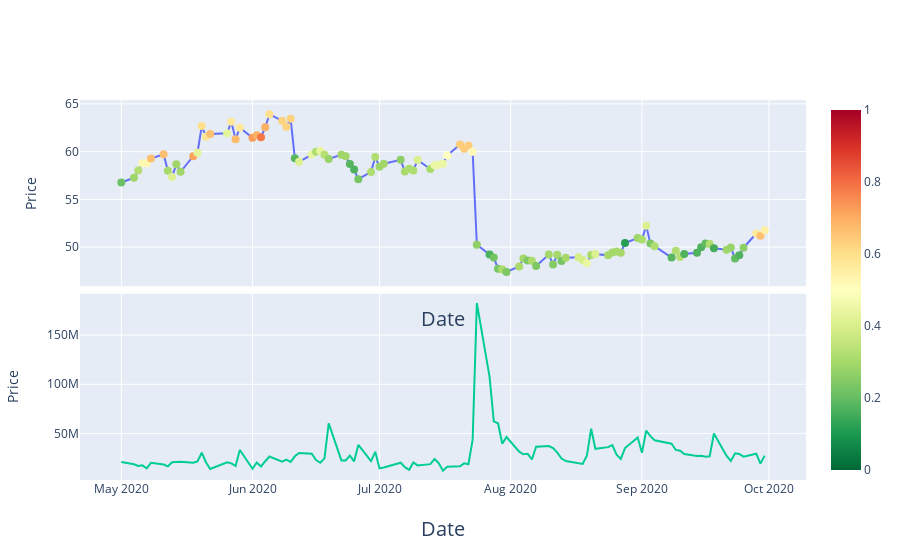

This figure's notebook cell:
### Code cell
df_test = df[(df.Date >= '2020-05-01') ]
df_test['pred'] = y_pred

# fig = go.Figure()

fig = make_subplots(rows=2, cols=1, 
                    shared_xaxes=True, 
                    vertical_spacing=0.02)

# Add traces
fig.add_trace(go.Scatter(x=df_test['Date'], y=df_test['Adj Close'],
                    mode='lines',
                    name='markers'))

# fig.add_trace(fig1)

fig2 = go.Scatter(
    x=df_test['Date'], y=df_test['Adj Close'],
    mode='markers',
    marker=dict(
        size=8,
        color=df_test["pred"], #set color equal to a variable
        colorscale='rdylgn', # one of plotly colorscales
        showscale=True, reversescale=True, cmax=1, cmin=0
    ), name='Trading Signal'
)

fig.add_trace(fig2)

fig.add_trace(go.Scatter(x=df_test['Date'], y=df_test['Volume'],
                    mode='lines',
                    name='Volume'), row=2, col=1)

fig.update_layout(showlegend=False)

fig.update_xaxes(
        title_text = "Date",
        title_font = {"size": 20},
        title_standoff = 25)

fig.update_yaxes(
        title_text = "Price",
        title_standoff = 25)

fig.show()
